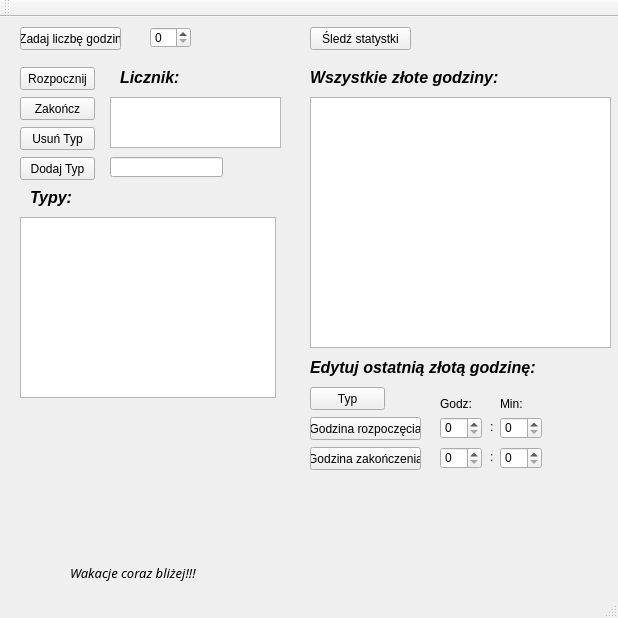
<?xml version="1.0" encoding="UTF-8"?>
<ui version="4.0">
 <class>MainWindow</class>
 <widget class="QMainWindow" name="MainWindow">
  <property name="geometry">
   <rect>
    <x>0</x>
    <y>0</y>
    <width>618</width>
    <height>618</height>
   </rect>
  </property>
  <property name="windowTitle">
   <string>MainWindow</string>
  </property>
  <widget class="QWidget" name="centralWidget">
   <widget class="QPushButton" name="pbRozpocznij">
    <property name="geometry">
     <rect>
      <x>20</x>
      <y>50</y>
      <width>75</width>
      <height>23</height>
     </rect>
    </property>
    <property name="cursor">
     <cursorShape>OpenHandCursor</cursorShape>
    </property>
    <property name="text">
     <string>Rozpocznij</string>
    </property>
   </widget>
   <widget class="QListWidget" name="lw1">
    <property name="geometry">
     <rect>
      <x>20</x>
      <y>200</y>
      <width>256</width>
      <height>181</height>
     </rect>
    </property>
   </widget>
   <widget class="QPushButton" name="pbZakoncz">
    <property name="geometry">
     <rect>
      <x>20</x>
      <y>80</y>
      <width>75</width>
      <height>23</height>
     </rect>
    </property>
    <property name="cursor">
     <cursorShape>OpenHandCursor</cursorShape>
    </property>
    <property name="layoutDirection">
     <enum>Qt::LeftToRight</enum>
    </property>
    <property name="text">
     <string>Zakończ</string>
    </property>
   </widget>
   <widget class="QTextBrowser" name="tbWyswietlacz">
    <property name="geometry">
     <rect>
      <x>110</x>
      <y>80</y>
      <width>171</width>
      <height>51</height>
     </rect>
    </property>
    <property name="font">
     <font>
      <pointsize>18</pointsize>
     </font>
    </property>
    <property name="layoutDirection">
     <enum>Qt::LeftToRight</enum>
    </property>
    <property name="autoFillBackground">
     <bool>false</bool>
    </property>
   </widget>
   <widget class="QPushButton" name="pbStatystyki">
    <property name="geometry">
     <rect>
      <x>310</x>
      <y>10</y>
      <width>101</width>
      <height>23</height>
     </rect>
    </property>
    <property name="cursor">
     <cursorShape>OpenHandCursor</cursorShape>
    </property>
    <property name="text">
     <string>Śledź statystki</string>
    </property>
   </widget>
   <widget class="QPlainTextEdit" name="pteLista">
    <property name="geometry">
     <rect>
      <x>310</x>
      <y>80</y>
      <width>301</width>
      <height>251</height>
     </rect>
    </property>
    <property name="font">
     <font>
      <family>Lucida Console</family>
     </font>
    </property>
   </widget>
   <widget class="QPushButton" name="pbUsun">
    <property name="geometry">
     <rect>
      <x>20</x>
      <y>110</y>
      <width>75</width>
      <height>23</height>
     </rect>
    </property>
    <property name="cursor">
     <cursorShape>OpenHandCursor</cursorShape>
    </property>
    <property name="text">
     <string>Usuń Typ</string>
    </property>
   </widget>
   <widget class="QPushButton" name="pbDodaj">
    <property name="geometry">
     <rect>
      <x>20</x>
      <y>140</y>
      <width>75</width>
      <height>23</height>
     </rect>
    </property>
    <property name="cursor">
     <cursorShape>OpenHandCursor</cursorShape>
    </property>
    <property name="text">
     <string>Dodaj Typ</string>
    </property>
   </widget>
   <widget class="QLineEdit" name="leTyp">
    <property name="geometry">
     <rect>
      <x>110</x>
      <y>140</y>
      <width>113</width>
      <height>20</height>
     </rect>
    </property>
   </widget>
   <widget class="QLabel" name="label">
    <property name="geometry">
     <rect>
      <x>30</x>
      <y>170</y>
      <width>81</width>
      <height>21</height>
     </rect>
    </property>
    <property name="font">
     <font>
      <pointsize>12</pointsize>
      <weight>75</weight>
      <italic>true</italic>
      <bold>true</bold>
     </font>
    </property>
    <property name="text">
     <string>Typy:</string>
    </property>
   </widget>
   <widget class="QLabel" name="label_2">
    <property name="geometry">
     <rect>
      <x>120</x>
      <y>50</y>
      <width>81</width>
      <height>21</height>
     </rect>
    </property>
    <property name="font">
     <font>
      <pointsize>12</pointsize>
      <weight>75</weight>
      <italic>true</italic>
      <bold>true</bold>
     </font>
    </property>
    <property name="text">
     <string>Licznik:</string>
    </property>
   </widget>
   <widget class="QLabel" name="label_3">
    <property name="geometry">
     <rect>
      <x>310</x>
      <y>50</y>
      <width>211</width>
      <height>21</height>
     </rect>
    </property>
    <property name="font">
     <font>
      <pointsize>12</pointsize>
      <weight>75</weight>
      <italic>true</italic>
      <bold>true</bold>
     </font>
    </property>
    <property name="text">
     <string>Wszystkie złote godziny:</string>
    </property>
   </widget>
   <widget class="QPushButton" name="pbZadaj">
    <property name="geometry">
     <rect>
      <x>20</x>
      <y>10</y>
      <width>101</width>
      <height>23</height>
     </rect>
    </property>
    <property name="cursor">
     <cursorShape>OpenHandCursor</cursorShape>
    </property>
    <property name="text">
     <string>Zadaj liczbę godzin</string>
    </property>
   </widget>
   <widget class="QSpinBox" name="sbZadaj">
    <property name="geometry">
     <rect>
      <x>150</x>
      <y>10</y>
      <width>41</width>
      <height>21</height>
     </rect>
    </property>
   </widget>
   <widget class="QLabel" name="label_4">
    <property name="geometry">
     <rect>
      <x>310</x>
      <y>340</y>
      <width>251</width>
      <height>21</height>
     </rect>
    </property>
    <property name="font">
     <font>
      <pointsize>12</pointsize>
      <weight>75</weight>
      <italic>true</italic>
      <bold>true</bold>
     </font>
    </property>
    <property name="text">
     <string>Edytuj ostatnią złotą godzinę:</string>
    </property>
   </widget>
   <widget class="QPushButton" name="pbEdytujTyp">
    <property name="geometry">
     <rect>
      <x>310</x>
      <y>370</y>
      <width>75</width>
      <height>23</height>
     </rect>
    </property>
    <property name="cursor">
     <cursorShape>OpenHandCursor</cursorShape>
    </property>
    <property name="text">
     <string>Typ</string>
    </property>
   </widget>
   <widget class="QPushButton" name="pbDataRozp">
    <property name="geometry">
     <rect>
      <x>310</x>
      <y>400</y>
      <width>111</width>
      <height>23</height>
     </rect>
    </property>
    <property name="text">
     <string>Godzina rozpoczęcia</string>
    </property>
   </widget>
   <widget class="QLabel" name="label_6">
    <property name="geometry">
     <rect>
      <x>40</x>
      <y>460</y>
      <width>591</width>
      <height>81</height>
     </rect>
    </property>
    <property name="text">
     <string/>
    </property>
    <property name="pixmap">
     <pixmap>../perfumy na lato_jzzpl.jpg</pixmap>
    </property>
   </widget>
   <widget class="QLabel" name="label_7">
    <property name="geometry">
     <rect>
      <x>70</x>
      <y>540</y>
      <width>211</width>
      <height>31</height>
     </rect>
    </property>
    <property name="font">
     <font>
      <family>Segoe Script</family>
      <pointsize>10</pointsize>
      <italic>true</italic>
     </font>
    </property>
    <property name="text">
     <string>Wakacje coraz bliżej!!!</string>
    </property>
   </widget>
   <widget class="QSpinBox" name="sbgodz">
    <property name="geometry">
     <rect>
      <x>440</x>
      <y>400</y>
      <width>42</width>
      <height>22</height>
     </rect>
    </property>
   </widget>
   <widget class="QSpinBox" name="sbmin">
    <property name="geometry">
     <rect>
      <x>500</x>
      <y>400</y>
      <width>42</width>
      <height>22</height>
     </rect>
    </property>
   </widget>
   <widget class="QLabel" name="label_8">
    <property name="geometry">
     <rect>
      <x>490</x>
      <y>400</y>
      <width>41</width>
      <height>20</height>
     </rect>
    </property>
    <property name="text">
     <string>:</string>
    </property>
   </widget>
   <widget class="QLabel" name="label_5">
    <property name="geometry">
     <rect>
      <x>440</x>
      <y>380</y>
      <width>46</width>
      <height>13</height>
     </rect>
    </property>
    <property name="text">
     <string>Godz:</string>
    </property>
   </widget>
   <widget class="QLabel" name="label_9">
    <property name="geometry">
     <rect>
      <x>500</x>
      <y>380</y>
      <width>46</width>
      <height>13</height>
     </rect>
    </property>
    <property name="text">
     <string>Min:</string>
    </property>
   </widget>
   <widget class="QLabel" name="label_10">
    <property name="geometry">
     <rect>
      <x>490</x>
      <y>430</y>
      <width>41</width>
      <height>20</height>
     </rect>
    </property>
    <property name="text">
     <string>:</string>
    </property>
   </widget>
   <widget class="QPushButton" name="pbDataZakon">
    <property name="geometry">
     <rect>
      <x>310</x>
      <y>430</y>
      <width>111</width>
      <height>23</height>
     </rect>
    </property>
    <property name="text">
     <string>Godzina zakończenia</string>
    </property>
   </widget>
   <widget class="QSpinBox" name="sbmin2">
    <property name="geometry">
     <rect>
      <x>500</x>
      <y>430</y>
      <width>42</width>
      <height>22</height>
     </rect>
    </property>
   </widget>
   <widget class="QSpinBox" name="sbgodz2">
    <property name="geometry">
     <rect>
      <x>440</x>
      <y>430</y>
      <width>42</width>
      <height>22</height>
     </rect>
    </property>
   </widget>
   <zorder>label_8</zorder>
   <zorder>pbRozpocznij</zorder>
   <zorder>lw1</zorder>
   <zorder>pbZakoncz</zorder>
   <zorder>tbWyswietlacz</zorder>
   <zorder>pbStatystyki</zorder>
   <zorder>pteLista</zorder>
   <zorder>pbUsun</zorder>
   <zorder>pbDodaj</zorder>
   <zorder>leTyp</zorder>
   <zorder>label</zorder>
   <zorder>label_2</zorder>
   <zorder>label_3</zorder>
   <zorder>pbZadaj</zorder>
   <zorder>sbZadaj</zorder>
   <zorder>label_4</zorder>
   <zorder>pbEdytujTyp</zorder>
   <zorder>pbDataRozp</zorder>
   <zorder>label_6</zorder>
   <zorder>label_7</zorder>
   <zorder>sbgodz</zorder>
   <zorder>sbmin</zorder>
   <zorder>label_5</zorder>
   <zorder>label_9</zorder>
   <zorder>label_10</zorder>
   <zorder>pbDataZakon</zorder>
   <zorder>sbmin2</zorder>
   <zorder>sbgodz2</zorder>
  </widget>
  <widget class="QMenuBar" name="menuBar">
   <property name="geometry">
    <rect>
     <x>0</x>
     <y>0</y>
     <width>618</width>
     <height>21</height>
    </rect>
   </property>
  </widget>
  <widget class="QToolBar" name="mainToolBar">
   <attribute name="toolBarArea">
    <enum>TopToolBarArea</enum>
   </attribute>
   <attribute name="toolBarBreak">
    <bool>false</bool>
   </attribute>
  </widget>
  <widget class="QStatusBar" name="statusBar"/>
 </widget>
 <layoutdefault spacing="6" margin="11"/>
 <resources/>
 <connections/>
</ui>
